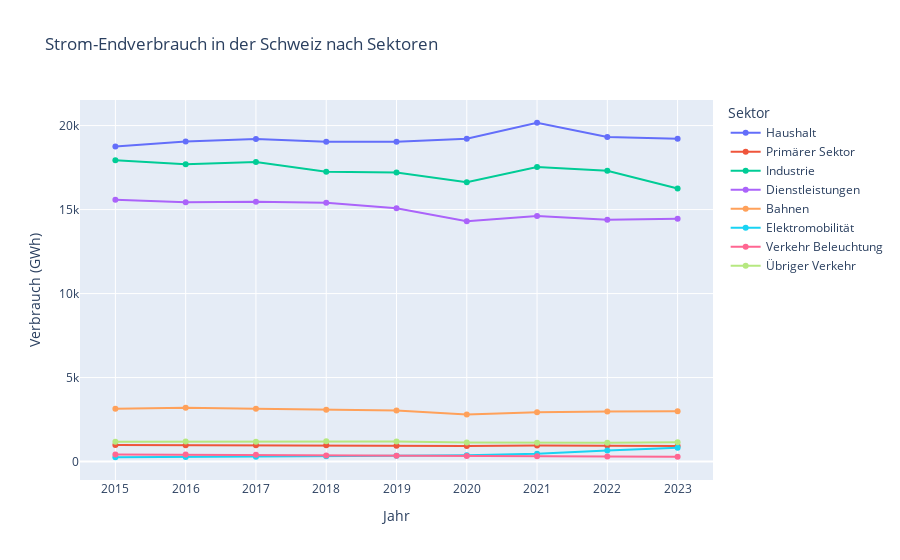

Source (notebook cell):
### Markdown cell above
## Interaktives Diagramm erstellen

### Code cell
# Interaktives Diagramm erstellen
fig = px.line(
    data.melt(id_vars=['Jahr'], var_name='Sektor', value_name='Verbrauch (GWh)'),
    x='Jahr',
    y='Verbrauch (GWh)',
    color='Sektor',
    title='Strom-Endverbrauch in der Schweiz nach Sektoren',
    labels={'Jahr': 'Jahr', 'Verbrauch (GWh)': 'Verbrauch (GWh)', 'Sektor': 'Sektor'}
)
fig.update_traces(mode='markers+lines')
fig.update_layout(xaxis=dict(tickmode='linear'))  # Alle Jahre anzeigen

# Diagramm als HTML speichern
fig.write_html('../docs/assets/diagramme/Strom_Endverbrauch_Schweiz.html')

fig.show()

### Figure 1 — Plotly figure (JSON) as saved in the notebook; plotly's stock layout.template omitted (floating-point values rounded to 4 significant figures)
{"data": [{"hovertemplate": "Sektor=Haushalt<br>Jahr=%{x}<br>Verbrauch (GWh)=%{y}<extra></extra>", "legendgroup": "Haushalt", "line": {"color": "#636efa", "dash": "solid"}, "marker": {"symbol": "circle"}, "mode": "markers+lines", "name": "Haushalt", "orientation": "v", "showlegend": true, "type": "scatter", "x": [2015, 2016, 2017, 2018, 2019, 2020, 2021, 2022, 2023], "xaxis": "x", "y": [18748, 19057, 19200, 19041, 19032, 19218, 20169, 19317, 19218], "yaxis": "y"}, {"hovertemplate": "Sektor=Primärer Sektor<br>Jahr=%{x}<br>Verbrauch (GWh)=%{y}<extra></extra>", "legendgroup": "Primärer Sektor", "line": {"color": "#EF553B", "dash": "solid"}, "marker": {"symbol": "circle"}, "mode": "markers+lines", "name": "Primärer Sektor", "orientation": "v", "showlegend": true, "type": "scatter", "x": [2015, 2016, 2017, 2018, 2019, 2020, 2021, 2022, 2023], "xaxis": "x", "y": [984, 976, 972, 966, 945, 922, 962, 954, 923], "yaxis": "y"}, {"hovertemplate": "Sektor=Industrie<br>Jahr=%{x}<br>Verbrauch (GWh)=%{y}<extra></extra>", "legendgroup": "Industrie", "line": {"color": "#00cc96", "dash": "solid"}, "marker": {"symbol": "circle"}, "mode": "markers+lines", "name": "Industrie", "orientation": "v", "showlegend": true, "type": "scatter", "x": [2015, 2016, 2017, 2018, 2019, 2020, 2021, 2022, 2023], "xaxis": "x", "y": [17934, 17704, 17838, 17251, 17208, 16622, 17538, 17305, 16252], "yaxis": "y"}, {"hovertemplate": "Sektor=Dienstleistungen<br>Jahr=%{x}<br>Verbrauch (GWh)=%{y}<extra></extra>", "legendgroup": "Dienstleistungen", "line": {"color": "#ab63fa", "dash": "solid"}, "marker": {"symbol": "circle"}, "mode": "markers+lines", "name": "Dienstleistungen", "orientation": "v", "showlegend": true, "type": "scatter", "x": [2015, 2016, 2017, 2018, 2019, 2020, 2021, 2022, 2023], "xaxis": "x", "y": [15580, 15430, 15468, 15413, 15084, 14309, 14612, 14393, 14448], "yaxis": "y"}, {"hovertemplate": "Sektor=Bahnen<br>Jahr=%{x}<br>Verbrauch (GWh)=%{y}<extra></extra>", "legendgroup": "Bahnen", "line": {"color": "#FFA15A", "dash": "solid"}, "marker": {"symbol": "circle"}, "mode": "markers+lines", "name": "Bahnen", "orientation": "v", "showlegend": true, "type": "scatter", "x": [2015, 2016, 2017, 2018, 2019, 2020, 2021, 2022, 2023], "xaxis": "x", "y": [3136, 3199, 3149, 3090, 3043, 2799, 2933, 2981, 2988], "yaxis": "y"}, {"hovertemplate": "Sektor=Elektromobilität<br>Jahr=%{x}<br>Verbrauch (GWh)=%{y}<extra></extra>", "legendgroup": "Elektromobilität", "line": {"color": "#19d3f3", "dash": "solid"}, "marker": {"symbol": "circle"}, "mode": "markers+lines", "name": "Elektromobilität", "orientation": "v", "showlegend": true, "type": "scatter", "x": [2015, 2016, 2017, 2018, 2019, 2020, 2021, 2022, 2023], "xaxis": "x", "y": [256, 270, 282, 314, 341, 378, 459, 653, 816], "yaxis": "y"}, {"hovertemplate": "Sektor=Verkehr Beleuchtung<br>Jahr=%{x}<br>Verbrauch (GWh)=%{y}<extra></extra>", "legendgroup": "Verkehr Beleuchtung", "line": {"color": "#FF6692", "dash": "solid"}, "marker": {"symbol": "circle"}, "mode": "markers+lines", "name": "Verkehr Beleuchtung", "orientation": "v", "showlegend": true, "type": "scatter", "x": [2015, 2016, 2017, 2018, 2019, 2020, 2021, 2022, 2023], "xaxis": "x", "y": [425, 414, 401, 366, 350, 331, 319, 302, 280], "yaxis": "y"}, {"hovertemplate": "Sektor=Übriger Verkehr<br>Jahr=%{x}<br>Verbrauch (GWh)=%{y}<extra></extra>", "legendgroup": "Übriger Verkehr", "line": {"color": "#B6E880", "dash": "solid"}, "marker": {"symbol": "circle"}, "mode": "markers+lines", "name": "Übriger Verkehr", "orientation": "v", "showlegend": true, "type": "scatter", "x": [2015, 2016, 2017, 2018, 2019, 2020, 2021, 2022, 2023], "xaxis": "x", "y": [1183, 1189, 1173, 1206, 1195, 1135, 1121, 1125, 1143], "yaxis": "y"}], "layout": {"legend": {"title": {"text": "Sektor"}, "tracegroupgap": 0}, "title": {"text": "Strom-Endverbrauch in der Schweiz nach Sektoren"}, "xaxis": {"anchor": "y", "domain": [0, 1], "tickmode": "linear", "title": {"text": "Jahr"}}, "yaxis": {"anchor": "x", "domain": [0, 1], "title": {"text": "Verbrauch (GWh)"}}}}
